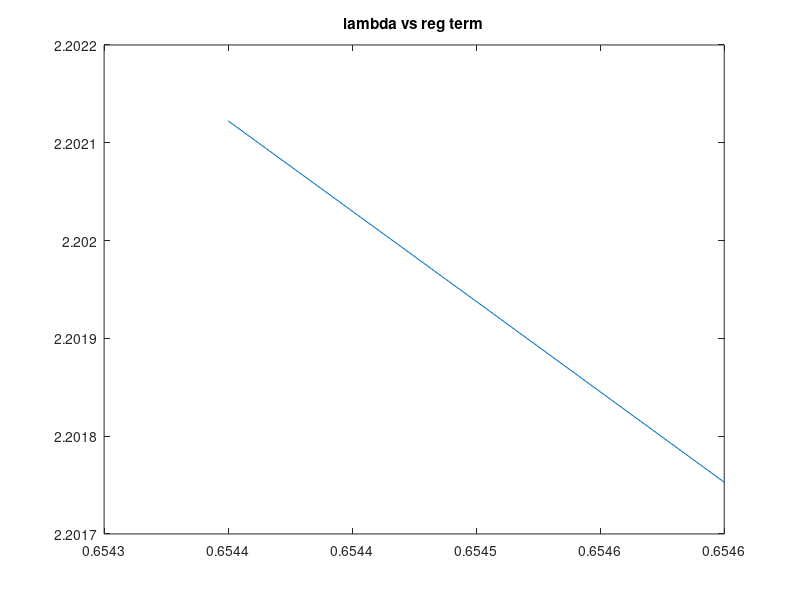
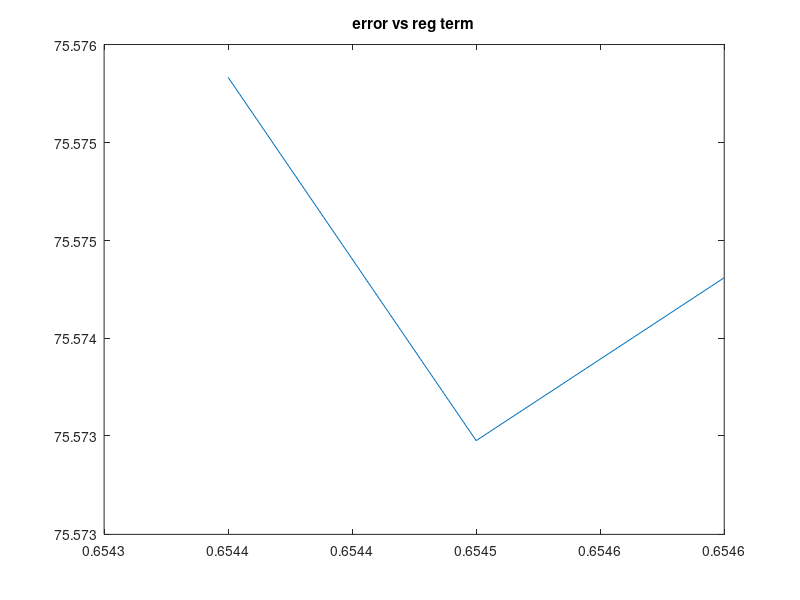

MATLAB code to generate these figures, in order:
clear all;
close all;
clc;

mu = 1;
a  = 1;
c = 1000;

S = [10000, 0, 0;
    0, 10000, 0;
    0, 0, 10000;
    10000, 10000, 10000];


% S2 = [1000, 0, 0;
%     0, 1000, 0;
%     0, 0, 1000;
%     1000, 1000, 1000;
%     1000, 1000, 0;
%     0, 1000, 1000;
%     1000, 0, 1000;
%     -1000, -1000, -1000];

xt = [1000,1000,1000];

t = vecnorm(S-xt,2,2)/c + [-0.1;0.1;-0.1;0];

% t = [ 9;
%     10;
%     10;
%     17.3205];

% t2 = [ 1;
%     1;
%     1;
%     1.73;
%     1.4142;
%     1.4142;
%     1.4142;
%     1.732];


x0 = [0;
    0;
    0];

x02 = [10;
    10;
    10];


rho = t*c;


z = [1100;
    1100;
    1100];

y = [120;
    120;
    120];




C = [eye(3),zeros(3,1)];

Y = z-y;

% R= 0.7:0.1:10;

R= 0.6544:0.0001:0.6546;



E=[];
X0=[];

for j =1:length(R)
    r = R(j)
    x0 = [0;
    0;
    0]

rho = t*c;

z = [1100;
    1100;
    1100];

y = [120;
    120;
    120];

% y = [100;
%     100;
%     100];
Q = [eye(4),zeros(4,3);
    zeros(3,4),r*eye(3)];
    
for i=1:1000
    S-x0';
    dp1 = vecnorm(S - x0',2,2) - c*t;
    dp2 = [dp1;
           -z+y+x0];

    % dp2 = vecnorm(S2 - x02',2,2) - c*t2; 

    A = [(x0(1)-S(1,1))/rho(1),(x0(2)-S(1,2))/rho(1),(x0(3)-S(1,3))/rho(1),c;
     (x0(1)-S(2,1))/rho(2),(x0(2)-S(2,2))/rho(2),(x0(3)-S(2,3))/rho(2),c;
     (x0(1)-S(3,1))/rho(3),(x0(2)-S(3,2))/rho(3),(x0(3)-S(3,3))/rho(3),c;
     (x0(1)-S(4,1))/rho(4),(x0(2)-S(4,2))/rho(4),(x0(3)-S(4,3))/rho(4),c];

    G = [A;
        C];

dx = inv(G'*Q*G)*G'*inv(Q)*dp2;
x0 = x0-dx(1:3);

end
Co = inv(G'*Q*G);
E = [E,eig(Co)];
%sum(eig(Co))


X0 = [X0,x0];
end

err = vecnorm(X0 - xt',2,1);
%%

p = sum(E,1);

figure()
plot(R,p)
title("lambda vs reg term")


figure()
plot(R,err)
title("error vs reg term")

%% Noise 